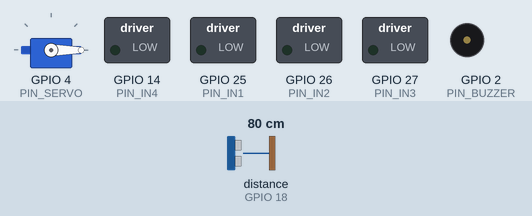
The sketch below on a simulated ESP32. Parts: servo, switched loads named in the sketch (green lamp = pin HIGH), buzzer (waves = sounding, pin HIGH). Wiring (inferred from the names in the program): ultrasonic range finder: trigger GPIO 5; echo GPIO 18. Inputs (shaded band) come from the test bench; at power-on: distance to the obstacle (sensor on GPIO 18) 80 cm. The echo pulse lasts 58.3 µs per cm; WiFi joins after 1.5 s; servers stay silent unless stated; pins used as bus, display or sensor lines are not drawn; what the sketch prints to the serial monitor is not drawn.

Above: at 2.7 s.
2.8 s: distance to the obstacle (sensor on GPIO 18) set to 96 cm
4.3 s: distance to the obstacle (sensor on GPIO 18) set to 103 cm
At 4.55 s:
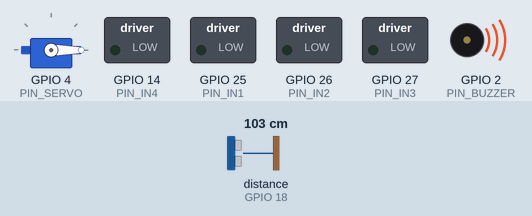
13.3 s: distance to the obstacle (sensor on GPIO 18) set to 2 cm
14.8 s: distance to the obstacle (sensor on GPIO 18) set to 120 cm
At 15.05 s:
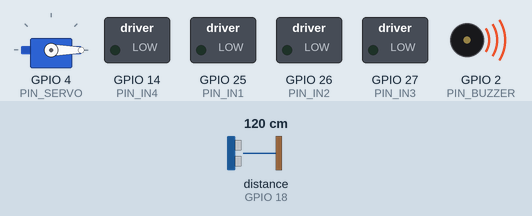
Timing chart, 0 to 18.8 s (numbered marks = the images above; inputs shaded):
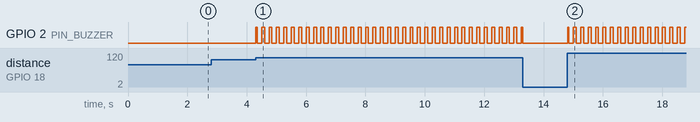

Measured:
- the behaviour switches between 100 and 101 cm on distance to the obstacle (sensor on GPIO 18) (found by bisection; images 0 and 1)
- after the input at 2.8 s, every drawn part: stays the same
- after the input at 4.3 s, GPIO 2 (PIN_BUZZER): LOW → HIGH at once, then repeats every 0.25 s: LOW 0.15 s, HIGH 0.10 s
- after the input at 14.8 s, GPIO 2 (PIN_BUZZER): alternates HIGH for 0.10 s and LOW for 0.15 s, starting at once

The sketch:

esp32_auto_brake.ino
```cpp
/*
 * =====================================================================================
 * PROJECT: IoT-Based Automatic Car Braking and Real-Time Vehicle Monitoring System
 * MICROCONTROLLER: ESP32 Dev Module (NodeMCU-32S)
 * SENSORS & ACTUATORS:
 *   - HC-SR04 Ultrasonic Distance Sensor (Trig=GPIO5, Echo=GPIO18)
 *   - L298N Dual H-Bridge Motor Driver (IN1=25, IN2=26, IN3=27, IN4=14)
 *   - Optical Speed Encoder / LM393 (GPIO19)
 *   - Micro-Servo Brake Caliper SG90 (GPIO4)
 *   - Active Buzzer & Warning LED (GPIO2)
 *
 * PROTOCOL: WebSockets on Port 81 & JSON Telemetry Serialization (ArduinoJson v6)
 * =====================================================================================
 */

#include <WiFi.h>
#include <WebSocketsServer.h>
#include <ArduinoJson.h>
#include <ESP32Servo.h>

// ---------------- Wi-Fi Configuration ----------------
// Enter your Wi-Fi credentials or use mobile hotspot
const char* ssid     = "YOUR_WIFI_SSID";
const char* password = "YOUR_WIFI_PASSWORD";

// ---------------- Pin Assignments ----------------
const int PIN_TRIG    = 5;   // Ultrasonic Trigger Output
const int PIN_ECHO    = 18;  // Ultrasonic Echo Input (Use 1k/2k resistor voltage divider)
const int PIN_IN1     = 25;  // L298N Left Forward
const int PIN_IN2     = 26;  // L298N Left Reverse / Counter-EMF Brake
const int PIN_IN3     = 27;  // L298N Right Forward
const int PIN_IN4     = 14;  // L298N Right Reverse / Counter-EMF Brake
const int PIN_ENCODER = 19;  // Speed Encoder interrupt
const int PIN_BUZZER  = 2;   // Alarm Buzzer & Tail Brake LED
const int PIN_SERVO   = 4;   // Mechanical Brake Disc Clamp

// ---------------- Automatic Safety Parameters ----------------
const float THRESHOLD_DANGER  = 1.0; // Meters: Emergency Auto Brake Trigger
const float THRESHOLD_WARNING = 3.0; // Meters: High Frequency Acoustic Warning
const float THRESHOLD_CAUTION = 5.0; // Meters: Obstacle In Proximity Zone

// ---------------- System State ----------------
WebSocketsServer webSocket = WebSocketsServer(81);
Servo brakeServo;

float measuredDistance = 6.0;
float currentSpeed = 30.0;
bool motorRunning = false;
bool brakeActive = false;
bool obstacleInPath = false;
String brakeMode = "none"; // "none" | "manual" | "automatic"
unsigned long lastBroadcastTime = 0;

// Read distance in meters using HC-SR04
float getDistanceMeters() {
  digitalWrite(PIN_TRIG, LOW);
  delayMicroseconds(2);
  digitalWrite(PIN_TRIG, HIGH);
  delayMicroseconds(10);
  digitalWrite(PIN_TRIG, LOW);

  // Read echo time with 30ms timeout (max distance approx 5.1 meters)
  long duration = pulseIn(PIN_ECHO, HIGH, 30000);
  if (duration == 0) return 6.0; // Timeout = path clear

  // Speed of sound: 343 m/s = 0.0343 cm/us
  float meters = (duration * 0.0343) / 2.0 / 100.0;
  return meters;
}

// Engage Autonomous Emergency Braking (AEB)
void triggerAutomaticEmergencyBrake() {
  brakeActive = true;
  brakeMode = "automatic";
  motorRunning = false;
  currentSpeed = 0.0;

  // Step 1: Disengage forward propulsion PWM immediately
  digitalWrite(PIN_IN1, LOW);
  digitalWrite(PIN_IN3, LOW);

  // Step 2: Inject brief reverse counter-torque (Counter-EMF) pulse (120ms) to lock motors
  digitalWrite(PIN_IN2, HIGH);
  digitalWrite(PIN_IN4, HIGH);
  delay(120);
  digitalWrite(PIN_IN2, LOW);
  digitalWrite(PIN_IN4, LOW);

  // Step 3: Clamp mechanical servo brake pads against wheel disc
  brakeServo.write(90); // 90° = Locked Brake Pad

  // Step 4: Illuminate red brake lights and sound continuous alarm
  digitalWrite(PIN_BUZZER, HIGH);

  Serial.println("🛑 [AEB TRIGGERED] Automatic Brake Activated! Obstacle Collision Averted.");
}

// Release Brakes
void releaseBrakes() {
  brakeActive = false;
  brakeMode = "none";
  brakeServo.write(0); // 0° = Released Free Play
  digitalWrite(PIN_BUZZER, LOW);
  Serial.println("🟢 [BRAKE RELEASED] Vehicle drive system ready.");
}

// Start Drive Motors
void startDriveMotors(int speedVal = 200) {
  if (brakeActive) return;
  motorRunning = true;
  currentSpeed = 32.0;
  digitalWrite(PIN_IN1, HIGH);
  digitalWrite(PIN_IN2, LOW);
  digitalWrite(PIN_IN3, HIGH);
  digitalWrite(PIN_IN4, LOW);
}

// Stop Drive Motors (Coasting)
void stopDriveMotors() {
  motorRunning = false;
  currentSpeed = 0.0;
  digitalWrite(PIN_IN1, LOW);
  digitalWrite(PIN_IN2, LOW);
  digitalWrite(PIN_IN3, LOW);
  digitalWrite(PIN_IN4, LOW);
}

// WebSocket Event Callback
void webSocketEvent(uint8_t num, WStype_t type, uint8_t * payload, size_t length) {
  if (type == WStype_TEXT) {
    String msg = String((char*)payload);
    Serial.printf("[%u] Received command: %s\\n", num, msg.c_str());

    StaticJsonDocument<256> doc;
    DeserializationError error = deserializeJson(doc, msg);
    if (!error) {
      if (doc.containsKey("command")) {
        String cmd = doc["command"].as<String>();
        if (cmd == "start") {
          releaseBrakes();
          startDriveMotors();
        } else if (cmd == "stop") {
          stopDriveMotors();
        } else if (cmd == "brake") {
          triggerAutomaticEmergencyBrake();
        } else if (cmd == "release") {
          releaseBrakes();
        }
      }
    }
  }
}

void setup() {
  Serial.begin(115200);
  Serial.println("\\n=== ESP32 Automatic Car Braking System Initializing ===");

  // Pin Modes
  pinMode(PIN_TRIG, OUTPUT);
  pinMode(PIN_ECHO, INPUT);
  pinMode(PIN_IN1, OUTPUT);
  pinMode(PIN_IN2, OUTPUT);
  pinMode(PIN_IN3, OUTPUT);
  pinMode(PIN_IN4, OUTPUT);
  pinMode(PIN_BUZZER, OUTPUT);

  // Servo Setup
  brakeServo.attach(PIN_SERVO);
  brakeServo.write(0); // Initially released

  // Connect to Local Wi-Fi Network
  WiFi.mode(WIFI_STA);
  WiFi.begin(ssid, password);
  Serial.print("Connecting to Wi-Fi");
  int attempts = 0;
  while (WiFi.status() != WL_CONNECTED && attempts < 20) {
    delay(500);
    Serial.print(".");
    attempts++;
  }

  if (WiFi.status() == WL_CONNECTED) {
    Serial.println("\\n[Wi-Fi Connected!]");
    Serial.print("ESP32 IP Address: ");
    Serial.println(WiFi.localIP());
  } else {
    // If router unavailable, create Access Point for demo
    Serial.println("\\n[Wi-Fi Failed] Starting SoftAP mode 'AutoBrake_Car'...");
    WiFi.softAP("AutoBrake_Car", "12345678");
    Serial.print("AP IP Address: ");
    Serial.println(WiFi.softAPIP());
  }

  // Initialize WebSocket Server
  webSocket.begin();
  webSocket.onEvent(webSocketEvent);
  Serial.println("WebSocket server initialized on port 81");
}

void loop() {
  webSocket.loop();

  // 1. Ultrasonic Sonar Sampling
  measuredDistance = getDistanceMeters();
  obstacleInPath = (measuredDistance < THRESHOLD_CAUTION);

  // 2. Autonomous Emergency Braking Logic
  if (motorRunning && measuredDistance <= THRESHOLD_DANGER && !brakeActive) {
    triggerAutomaticEmergencyBrake();
  }

  // 3. Proximity Warning Buzzer Pulsing
  if (measuredDistance <= THRESHOLD_WARNING && measuredDistance > THRESHOLD_DANGER) {
    // Intermittent pulse tone
    digitalWrite(PIN_BUZZER, (millis() % 250 < 100) ? HIGH : LOW);
  } else if (!brakeActive) {
    digitalWrite(PIN_BUZZER, LOW);
  }

  // 4. Transmit Real-Time Telemetry to Digital Twin (Every 80ms)
  if (millis() - lastBroadcastTime >= 80) {
    lastBroadcastTime = millis();

    StaticJsonDocument<256> telemetryDoc;
    telemetryDoc["car_status"] = brakeActive ? "stopped" : (motorRunning ? "running" : "off");
    telemetryDoc["speed"] = currentSpeed;
    telemetryDoc["distance"] = round(measuredDistance * 100.0) / 100.0;
    telemetryDoc["motor"] = motorRunning;
    telemetryDoc["brake"] = brakeActive;
    telemetryDoc["obstacle"] = obstacleInPath;
    telemetryDoc["brake_mode"] = brakeMode;
    telemetryDoc["esp32_connected"] = true;
    telemetryDoc["wifi_rssi"] = WiFi.RSSI();

    String jsonString;
    serializeJson(telemetryDoc, jsonString);
    webSocket.broadcastTXT(jsonString);
  }
}
```
